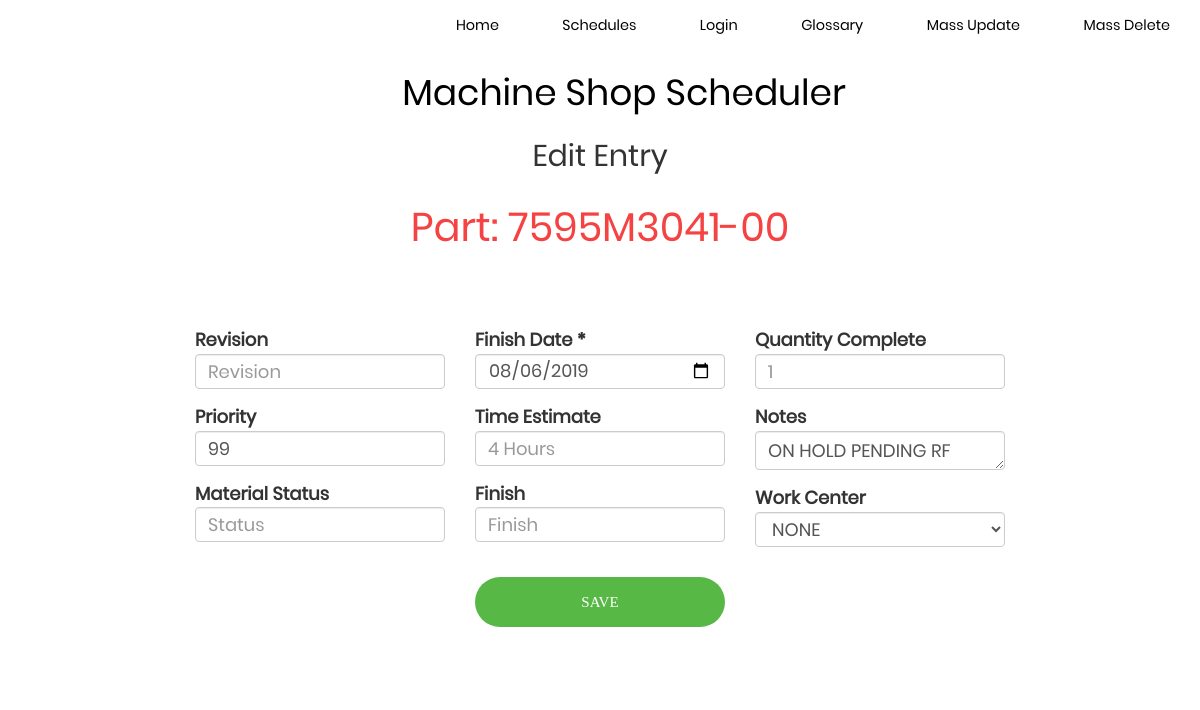
/item/26, run on an earlier commit of the app's database.
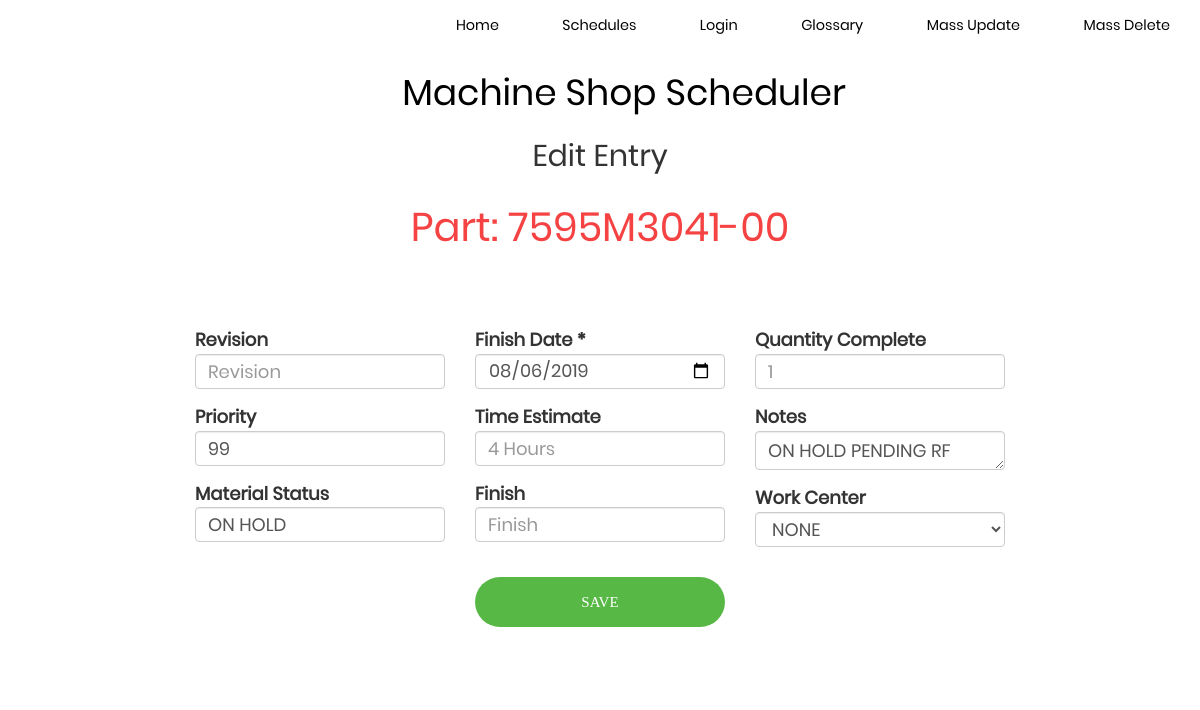
And on a later commit of the database.
### models.py (models this page shows, shortened)
class Schedule(db.Model):
    __tablename__ = "schedule"
    id = db.Column(db.Integer, primary_key=True)
    due_date = db.Column(db.Date)
    part_number = db.Column(db.String)
    part_description = db.Column(db.String)
    job_number = db.Column(db.Integer)
    work_number = db.Column(db.String)
    part_quantity = db.Column(db.Integer)
    part_location = db.Column(db.String)
    entry_time = db.Column(db.String)
    entry_date = db.Column(db.Date)
    employee_id = db.Column(db.String)
    comments = db.Column(db.String)
    revision = db.Column(db.String)
    material_status = db.Column(db.String)
    machine_center = db.Column(db.String)
    original_estimated_time = db.Column(db.String)
    quantity_complete = db.Column(db.String)
    actual_time = db.Column(db.String)
    archived = db.Column(db.Boolean)
    priority = db.Column(db.Integer)
    finish = db.Column(db.String)
    pdf = db.Column(db.String)
    location_deleted = db.Column(db.String)
    date_deleted = db.Column(db.Date)

### main.py (the view, shortened to what this page needs)
@app.route('/item/<int:id>', methods=['GET', 'POST'])
def edit(id):
    if 'schedules' in request.headers.get('Referer'):
        referer = request.headers.get('Referer')
        referrers.clear()
        referrers.append(referer)
    qry = db_session.query(Schedule).filter(Schedule.id == id)
    entry = qry.first()
    form = SchedulerDataEntryForm(formdata=request.form, obj=entry)
    form.work_center.data = entry.machine_center
    flash('Part: ' + entry.part_number)
    return render_template('edit.html', form=form)

### forms.py
class SchedulerDataEntryForm(Form):
    due_date = StringField('Finish Date *')
    employee_id = StringField('Employee')
    part_number = StringField('Barcode *')
    comments = TextAreaField('Notes', render_kw={"rows": 1, "cols": 20})
    revision = StringField('Revision')
    original_estimated_time = StringField('Time Estimate')
    quantity_complete = StringField('Quantity Complete')
    priority = StringField('Priority')
    material_status = StringField('Material Status')
    finish = StringField('Finish')
    work_center = SelectField(choices=[('NONE', 'NONE'), ('CNCP', 'CNC Programming'), ('LASR', 'Laser Etching'), ('MNUL', 'Manual Machining'), ('MS', 'Machine Shop Gen.'),
                                       ('MSO', 'Machine Shop Office'), ('NLLG', 'CNC Lathe - Large'), ('NLMD', 'CNC Lathe - Small/Med.'), ('NMLG', 'CNC Mill - Large'),
                                       ('NMSM', 'CNC Mill - Small/Med.'), ('PNT', 'Powder Coating'), ('SAWS', 'All Saws'), ('SMBK', 'Sheet Metal Brake'),
                                       ('SMPC', 'Sheet Metal Punch'), ('WELD', 'Welding')])

### Templates/edit.html (shortened to what this page needs)
<!DOCTYPE html>
<html>
<head>
  <link rel="stylesheet" href="../static/css/bootstrap.min.css">
  <link rel="stylesheet" type="text/css" href="../static/css/styles.css">
  <link rel="stylesheet" type="text/css" href="../static/css/main.css">
</head>
<header>
  <nav>
    <ul>
      <li><a href="{{url_for('index')}}">Home</a></li>
      <li><a href="{{url_for('schedules')}}">Schedules</a></li>
      <li><a href="{{url_for('login')}}">Login</a></li>
      <li><a href="static/Glossary.pdf">Glossary</a></li>
      <li><a href="{{url_for('update')}}">Mass Update</a></li>
      <li><a href="{{url_for('mass_delete')}}">Mass Delete</a></li>
    </ul>
  </nav>
</header>
<body>
  <h1>Machine Shop Scheduler</h1><br /><br /><br />
  <h2>Edit Entry</h2>
  {% with messages = get_flashed_messages() %}
  {% if messages %}
  {% for message in messages %}
  <div class="alert" role="alert">
    {{message}}
  </div>
  {% endfor %}
  {% endif %}
  {% endwith %}
  <div class="container-entry edit">
    {%from "_formhelpers.html" import render_field %}
    <form method=post>
      <div class="wrap-entry">
        <div class="row">
          <div class="col-xs-4">
            <dl>
              {{ render_field(form.revision, class="form-control", maxlength="10", placeholder="Revision") }}
              {{ render_field(form.priority, oninput="javascript: if (this.value.length > 2) this.value = this.value.slice(0, 2);", type='number', class="form-control", maxlength="2", placeholder="00") }}
              {{ render_field(form.material_status, class='form-control', placeholder='Status') }}
            </dl>
          </div>
          <div class="col-xs-4">
            <dl>
              {{ render_field(form.due_date, type="date", class="form-control", maxlength="25", placeholder="2019-05-02") }}
              {{ render_field(form.original_estimated_time, type='number', class="form-control", maxlength="20", placeholder="4 Hours", step=".1") }}
              {{ render_field(form.finish, class='form-control', maxlength='20', placeholder='Finish') }}
              <div class="container-login100-form-btn">
                <button class="login100-form-btn">
                  Save
                </button>
              </div>
            </dl>
          </div>
          <div class="col-xs-4">
            <dl>
              {{ render_field(form.quantity_complete, type="number", class="form-control", maxlength="20", placeholder="1") }}
              {{ render_field(form.comments, class="form-control", maxlength="150", placeholder="Max length - 150 characters") }}
              {{ render_field(form.work_center, class="form-control") }}
            </dl>
          </div>
        </div>
      </div>
    </form>
</body>
</html>

### Templates/_formhelpers.html (shortened to what this page needs)
{% macro render_field(field) %}
    <dt>{{ field.label }}
    <dd>{{ field(**kwargs)|safe }}
    </dd>
{% endmacro %}

### Static/css/styles.css (style rules this page uses)
html, body { background-color: white; font-family: Poppins-Regular, sans-serif; }
header { width: 100%; height: 60px; background-color: white; }
a, .accordion:hover { cursor: url("../images/fatbugslink.png"), default; }
h1 { position: absolute; padding: 3px; float:left; margin-left: 2%; margin-top: 10px; color: black; }
ul { width: auto; float: right; margin-top: 8px; }
li { display: inline-block; padding: 15px 30px; }
nav a, nav a:active, nav a:visited,nav a:focus { text-align: center; color: black; font-size: 1.2vw; text-decoration: none; }
.form-control { margin-top: -4px; margin-bottom: 15px; height: 35px; width: 250px; font-size: large; }
dt { font-size: large; }
.alert { font-size: 40px; text-align: center; color: #f54242; }

### Static/css/main.css (style rules this page uses)
* { margin: 0px; padding: 0px; box-sizing: border-box; }
body, html { height: 100%; font-family: Poppins-Regular, sans-serif; }
h1,h2,h3,h4,h5,h6 { text-align: center; width: 100%; }
ul, li { margin: 0px; list-style-type: none; }
input { outline: none; border: none; }
textarea { outline: none; border: none; }
button { outline: none !important; border: none; background: transparent; }
.container-entry { width: 100%; float: top; display: -webkit-box; display: -webkit-flex; display: -moz-box; display: -ms-flexbox; justify-content: center; align-items: center; padding: 150px; background: white; }
.edit { padding: 15px; }
.wrap-entry { width: 900px; background: #fff; border-radius: 10px; overflow: hidden; display: -webkit-box; display: -webkit-flex; display: -moz-box; display: -ms-flexbox; display: flex; flex-wrap: wrap; justify-content: center; padding: 20px 0px; }
.container-login100-form-btn { width: 100%; display: -webkit-box; display: -webkit-flex; display: -moz-box; display: -ms-flexbox; display: flex; flex-wrap: wrap; justify-content: center; padding-top: 20px; }
.login100-form-btn { font-family: Montserrat-Bold; font-size: 15px; line-height: 1.5; color: #fff; text-transform: uppercase; width: 100%; height: 50px; border-radius: 25px; background: #57b846; display: -webkit-box; display: -webkit-flex; display: -moz-box; display: -ms-flexbox; display: flex; justify-content: center; align-items: center; padding: 0 25px; -webkit-transition: all 0.4s; -o-transition: all 0.4s; -moz-transition: all 0.4s; transition: all 0.4s; }

### Templates/edit.html (style rules this page uses)
html { cursor: url("static/images/fatbugs.png"), default; }

What changed in the data, as far as the page shows it:
changed Schedule "ON HOLD PENDING RF TEST": material_status (not shown) → "ON HOLD"
